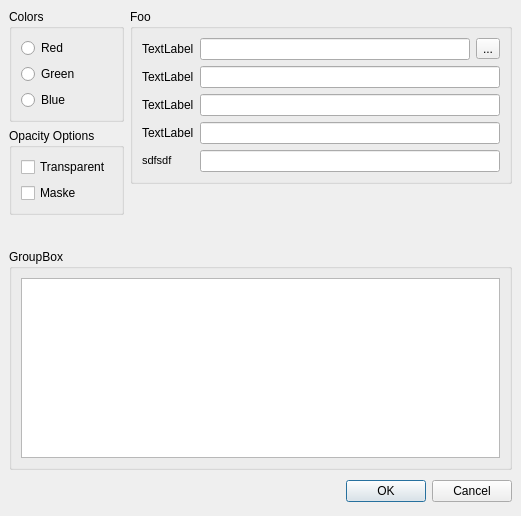
<ui version="4.0" >
 <author></author>
 <comment></comment>
 <exportmacro></exportmacro>
 <class>ComplexForm</class>
 <widget class="QDialog" name="ComplexForm" >
  <property name="geometry" >
   <rect>
    <x>0</x>
    <y>0</y>
    <width>521</width>
    <height>516</height>
   </rect>
  </property>
  <property name="windowTitle" >
   <string>Dialog</string>
  </property>
  <layout class="QGridLayout" >
   <property name="margin" >
    <number>9</number>
   </property>
   <property name="spacing" >
    <number>6</number>
   </property>
   <item row="4" column="0" colspan="2" >
    <widget class="QGroupBox" name="groupBox_4" >
     <property name="title" >
      <string>GroupBox</string>
     </property>
     <layout class="QGridLayout" >
      <property name="margin" >
       <number>9</number>
      </property>
      <property name="spacing" >
       <number>6</number>
      </property>
      <item row="0" column="0" >
       <widget class="QTextEdit" name="textEdit" />
      </item>
     </layout>
    </widget>
   </item>
   <item rowspan="2" row="2" column="1" >
    <spacer>
     <property name="orientation" >
      <enum>Qt::Vertical</enum>
     </property>
     <property name="sizeHint" >
      <size>
       <width>20</width>
       <height>40</height>
      </size>
     </property>
    </spacer>
   </item>
   <item rowspan="2" row="0" column="1" >
    <widget class="QGroupBox" name="groupBox_2" >
     <property name="title" >
      <string>Foo</string>
     </property>
     <layout class="QGridLayout" >
      <property name="margin" >
       <number>9</number>
      </property>
      <property name="spacing" >
       <number>6</number>
      </property>
      <item row="4" column="1" colspan="2" >
       <widget class="QLineEdit" name="lineEdit_5" />
      </item>
      <item row="2" column="1" colspan="2" >
       <widget class="QLineEdit" name="lineEdit_3" />
      </item>
      <item row="3" column="1" colspan="2" >
       <widget class="QLineEdit" name="lineEdit_4" />
      </item>
      <item row="1" column="1" colspan="2" >
       <widget class="QLineEdit" name="lineEdit_2" />
      </item>
      <item row="0" column="2" >
       <widget class="QToolButton" name="toolButton" >
        <property name="text" >
         <string>...</string>
        </property>
       </widget>
      </item>
      <item row="4" column="0" >
       <widget class="QLabel" name="label_5" >
        <property name="text" >
         <string>&lt;html>&lt;head>&lt;meta name="qrichtext" content="1" />&lt;/head>&lt;body style=" white-space: pre-wrap; font-family:MS Shell Dlg; font-size:8.25pt; font-weight:400; font-style:normal; text-decoration:none;">&lt;p style=" margin-top:0px; margin-bottom:0px; margin-left:0px; margin-right:0px; -qt-block-indent:0; text-indent:0px;">&lt;span style=" font-size:8pt;">sdfsdf&lt;/span>&lt;/p>&lt;/body>&lt;/html></string>
        </property>
       </widget>
      </item>
      <item row="3" column="0" >
       <widget class="QLabel" name="label_4" >
        <property name="text" >
         <string>TextLabel</string>
        </property>
       </widget>
      </item>
      <item row="2" column="0" >
       <widget class="QLabel" name="label_3" >
        <property name="text" >
         <string>TextLabel</string>
        </property>
       </widget>
      </item>
      <item row="1" column="0" >
       <widget class="QLabel" name="label_2" >
        <property name="text" >
         <string>TextLabel</string>
        </property>
       </widget>
      </item>
      <item row="0" column="0" >
       <widget class="QLabel" name="label" >
        <property name="text" >
         <string>TextLabel</string>
        </property>
       </widget>
      </item>
      <item row="0" column="1" >
       <widget class="QLineEdit" name="lineEdit" />
      </item>
     </layout>
    </widget>
   </item>
   <item row="0" column="0" >
    <widget class="QGroupBox" name="groupBox" >
     <property name="title" >
      <string>Colors</string>
     </property>
     <layout class="QVBoxLayout" >
      <property name="margin" >
       <number>9</number>
      </property>
      <property name="spacing" >
       <number>6</number>
      </property>
      <item>
       <widget class="QRadioButton" name="radioButton" >
        <property name="text" >
         <string>Red</string>
        </property>
       </widget>
      </item>
      <item>
       <widget class="QRadioButton" name="radioButton_2" >
        <property name="text" >
         <string>Green</string>
        </property>
       </widget>
      </item>
      <item>
       <widget class="QRadioButton" name="radioButton_3" >
        <property name="text" >
         <string>Blue</string>
        </property>
       </widget>
      </item>
     </layout>
    </widget>
   </item>
   <item row="5" column="0" colspan="2" >
    <layout class="QHBoxLayout" >
     <property name="margin" >
      <number>0</number>
     </property>
     <property name="spacing" >
      <number>6</number>
     </property>
     <item>
      <spacer>
       <property name="orientation" >
        <enum>Qt::Horizontal</enum>
       </property>
       <property name="sizeHint" >
        <size>
         <width>131</width>
         <height>31</height>
        </size>
       </property>
      </spacer>
     </item>
     <item>
      <widget class="QPushButton" name="okButton" >
       <property name="text" >
        <string>OK</string>
       </property>
      </widget>
     </item>
     <item>
      <widget class="QPushButton" name="cancelButton" >
       <property name="text" >
        <string>Cancel</string>
       </property>
      </widget>
     </item>
    </layout>
   </item>
   <item rowspan="2" row="1" column="0" >
    <widget class="QGroupBox" name="groupBox_3" >
     <property name="title" >
      <string>Opacity Options</string>
     </property>
     <layout class="QVBoxLayout" >
      <property name="margin" >
       <number>9</number>
      </property>
      <property name="spacing" >
       <number>6</number>
      </property>
      <item>
       <widget class="QCheckBox" name="checkBox" >
        <property name="text" >
         <string>Transparent</string>
        </property>
       </widget>
      </item>
      <item>
       <widget class="QCheckBox" name="checkBox_2" >
        <property name="text" >
         <string>Maske</string>
        </property>
       </widget>
      </item>
     </layout>
    </widget>
   </item>
   <item row="3" column="0" >
    <spacer>
     <property name="orientation" >
      <enum>Qt::Vertical</enum>
     </property>
     <property name="sizeHint" >
      <size>
       <width>20</width>
       <height>40</height>
      </size>
     </property>
    </spacer>
   </item>
  </layout>
 </widget>
 <pixmapfunction></pixmapfunction>
 <resources/>
 <connections>
  <connection>
   <sender>okButton</sender>
   <signal>clicked()</signal>
   <receiver>ComplexForm</receiver>
   <slot>accept()</slot>
   <hints>
    <hint type="sourcelabel" >
     <x>278</x>
     <y>253</y>
    </hint>
    <hint type="destinationlabel" >
     <x>96</x>
     <y>254</y>
    </hint>
   </hints>
  </connection>
  <connection>
   <sender>cancelButton</sender>
   <signal>clicked()</signal>
   <receiver>ComplexForm</receiver>
   <slot>reject()</slot>
   <hints>
    <hint type="sourcelabel" >
     <x>369</x>
     <y>253</y>
    </hint>
    <hint type="destinationlabel" >
     <x>179</x>
     <y>282</y>
    </hint>
   </hints>
  </connection>
 </connections>
</ui>
